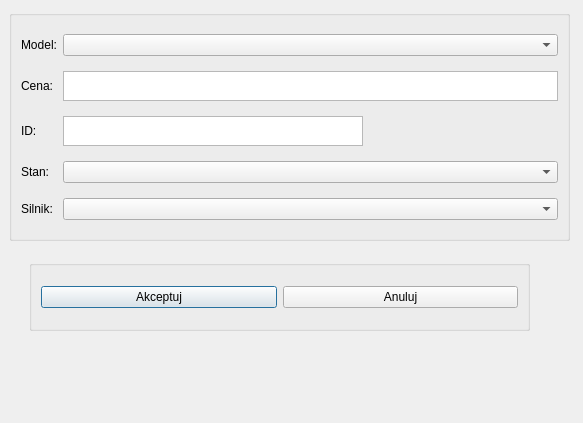
<?xml version="1.0" encoding="UTF-8"?>
<ui version="4.0">
 <class>AddMotorcycle</class>
 <widget class="QDialog" name="AddMotorcycle">
  <property name="geometry">
   <rect>
    <x>0</x>
    <y>0</y>
    <width>583</width>
    <height>423</height>
   </rect>
  </property>
  <property name="windowTitle">
   <string>Dialog</string>
  </property>
  <widget class="QGroupBox" name="formGroupBox">
   <property name="geometry">
    <rect>
     <x>9</x>
     <y>10</y>
     <width>561</width>
     <height>231</height>
    </rect>
   </property>
   <layout class="QGridLayout" name="gridLayout">
    <item row="3" column="0">
     <widget class="QLabel" name="ID">
      <property name="text">
       <string>ID:</string>
      </property>
     </widget>
    </item>
    <item row="4" column="0">
     <widget class="QLabel" name="Stan">
      <property name="text">
       <string>Stan:</string>
      </property>
     </widget>
    </item>
    <item row="0" column="1">
     <widget class="QComboBox" name="Model_wybierz"/>
    </item>
    <item row="4" column="1">
     <widget class="QComboBox" name="Stan_wybierz"/>
    </item>
    <item row="0" column="0">
     <widget class="QLabel" name="Model">
      <property name="text">
       <string>Model:</string>
      </property>
     </widget>
    </item>
    <item row="2" column="1">
     <widget class="QTextEdit" name="Cena_pisz">
      <property name="maximumSize">
       <size>
        <width>16777215</width>
        <height>30</height>
       </size>
      </property>
     </widget>
    </item>
    <item row="2" column="0">
     <widget class="QLabel" name="Cena">
      <property name="text">
       <string>Cena:</string>
      </property>
     </widget>
    </item>
    <item row="3" column="1">
     <widget class="QTextEdit" name="ID_pisz">
      <property name="maximumSize">
       <size>
        <width>300</width>
        <height>30</height>
       </size>
      </property>
     </widget>
    </item>
    <item row="5" column="1">
     <widget class="QComboBox" name="Paliw_wybierz"/>
    </item>
    <item row="5" column="0">
     <widget class="QLabel" name="Paliwo">
      <property name="text">
       <string>Silnik:</string>
      </property>
     </widget>
    </item>
   </layout>
  </widget>
  <widget class="QGroupBox" name="horizontalGroupBox">
   <property name="geometry">
    <rect>
     <x>29</x>
     <y>260</y>
     <width>501</width>
     <height>71</height>
    </rect>
   </property>
   <layout class="QHBoxLayout" name="horizontalLayout">
    <item>
     <widget class="QPushButton" name="Akceptuj">
      <property name="text">
       <string>Akceptuj</string>
      </property>
     </widget>
    </item>
    <item>
     <widget class="QPushButton" name="Anuluj">
      <property name="text">
       <string>Anuluj</string>
      </property>
     </widget>
    </item>
   </layout>
  </widget>
 </widget>
 <resources/>
 <connections/>
</ui>
